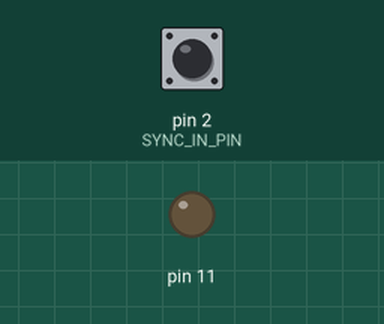
A sketch run on a simulated Arduino Uno, built with avr-gcc and run on an emulated ATmega328P. On the bench: output pins drawn as LEDs (lit = HIGH). Inputs (shaded band) come from the test bench; at power-on: pin 2 (SYNC_IN_PIN) HIGH.

Above: at 1.2 s.
1.3 s: pin 2 (SYNC_IN_PIN) pulled LOW for 0.15 s
At 2.3 s:
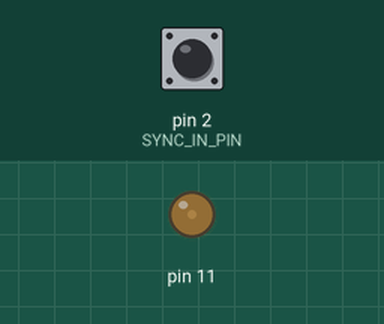
2.9 s: pin 2 (SYNC_IN_PIN) pulled LOW for 1 s
At 4.8 s:
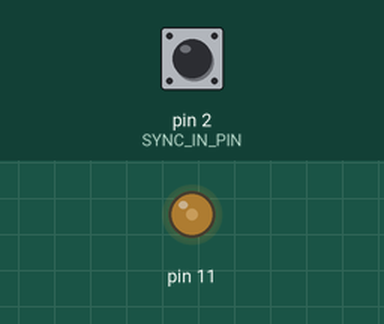
Timing chart, 0 to 6.3 s (numbered marks = the images above; inputs shaded):
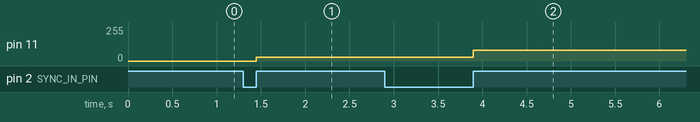

Measured:
- after the input at 1.3 s, pin 11: 0/255 → 30/255 after 0.15 s
- after the input at 2.9 s, pin 11: 30/255 → 80/255 after 1.0 s

The sketch:

sync_slave.ino
```cpp
#include <TimerOne.h>

// 同期信号を入力するピン (ピン2なります)
#define SYNC_IN_PIN 2

// ピン2からの割りこみをうけたい
#define INTERRUPT_CH 0

// シーケンサーのステップ数
#define MAXSTEP (16)

// シーケンサーの出力したい値をならべます。(0 ~ 255)
const uint8_t sequencerSteps[MAXSTEP] = {
  10, 30, 80, 40,
  10, 80, 30, 20,
   0, 30, 80, 50,
 200, 40, 100, 0,
};

// いまどのステップか?
int step = 0;

// 同期信号が来たらこの関数が実行されます。
// シーケンサーのサンプルの loop 内とほぼ同じです。(delayがない)
void syncSignalReceived()
{
    if (step++ >= MAXSTEP) {
      step = 0;
    }

   auto output = sequencerSteps[step];
   OCR2A = output;
}

#define cbi(sfr, bit) (_SFR_BYTE(sfr) &= ~_BV(bit))
#define sbi(sfr, bit) (_SFR_BYTE(sfr) |= _BV(bit))
void setup() {

 // Timer2 PWM を高速にする
  cbi (TCCR2A, COM2A0);
  sbi (TCCR2A, COM2A1);
  sbi (TCCR2A, WGM20);
  sbi (TCCR2A, WGM21);
  cbi (TCCR2B, WGM22);
  sbi (TCCR2B, CS20);
  cbi (TCCR2B, CS21);
  cbi (TCCR2B, CS22);
  sbi(DDRB,3);

  pinMode(SYNC_IN_PIN, INPUT_PULLUP);
  attachInterrupt(INTERRUPT_CH, syncSignalReceived, RISING); // 割り込みの登録(同期信号が来たら syncSignalReceived()が呼ばれます)
}

void loop() {
  // loopでは何もしません。
}
```
